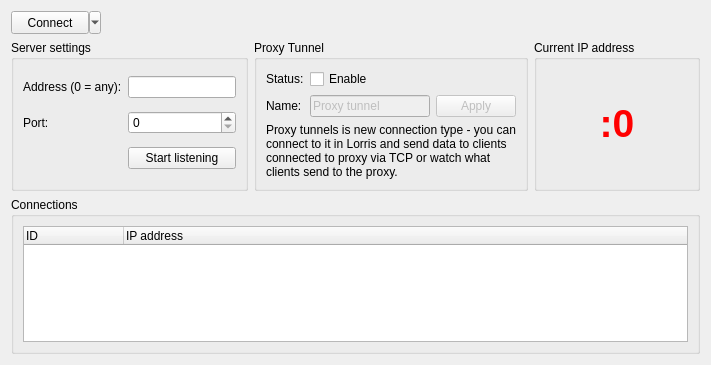
<?xml version="1.0" encoding="UTF-8"?>
<ui version="4.0">
 <class>LorrisProxy</class>
 <widget class="QWidget" name="LorrisProxy">
  <property name="geometry">
   <rect>
    <x>0</x>
    <y>0</y>
    <width>711</width>
    <height>365</height>
   </rect>
  </property>
  <property name="windowTitle">
   <string>Form</string>
  </property>
  <layout class="QVBoxLayout" name="verticalLayout" stretch="0,0,1">
   <item>
    <layout class="QHBoxLayout" name="horizontalLayout">
     <item>
      <widget class="QToolButton" name="connectButton">
       <property name="sizePolicy">
        <sizepolicy hsizetype="Minimum" vsizetype="Fixed">
         <horstretch>0</horstretch>
         <verstretch>0</verstretch>
        </sizepolicy>
       </property>
       <property name="minimumSize">
        <size>
         <width>90</width>
         <height>23</height>
        </size>
       </property>
       <property name="text">
        <string>Connect</string>
       </property>
       <property name="popupMode">
        <enum>QToolButton::MenuButtonPopup</enum>
       </property>
       <property name="toolButtonStyle">
        <enum>Qt::ToolButtonTextOnly</enum>
       </property>
      </widget>
     </item>
     <item>
      <spacer name="horizontalSpacer_2">
       <property name="orientation">
        <enum>Qt::Horizontal</enum>
       </property>
       <property name="sizeHint" stdset="0">
        <size>
         <width>13</width>
         <height>22</height>
        </size>
       </property>
      </spacer>
     </item>
    </layout>
   </item>
   <item>
    <layout class="QHBoxLayout" name="horizontalLayout_2">
     <item>
      <widget class="QGroupBox" name="groupBox">
       <property name="sizePolicy">
        <sizepolicy hsizetype="Fixed" vsizetype="Preferred">
         <horstretch>0</horstretch>
         <verstretch>0</verstretch>
        </sizepolicy>
       </property>
       <property name="title">
        <string>Server settings</string>
       </property>
       <layout class="QGridLayout" name="gridLayout">
        <item row="0" column="0">
         <widget class="QLabel" name="label">
          <property name="text">
           <string>Address (0 = any):</string>
          </property>
         </widget>
        </item>
        <item row="0" column="1">
         <widget class="QLineEdit" name="addressEdit">
          <property name="inputMask">
           <string/>
          </property>
          <property name="text">
           <string/>
          </property>
         </widget>
        </item>
        <item row="1" column="0">
         <widget class="QLabel" name="label_2">
          <property name="text">
           <string>Port:</string>
          </property>
         </widget>
        </item>
        <item row="1" column="1">
         <widget class="QSpinBox" name="portBox">
          <property name="maximum">
           <number>65536</number>
          </property>
         </widget>
        </item>
        <item row="2" column="1">
         <widget class="QPushButton" name="listenButon">
          <property name="text">
           <string>Start listening</string>
          </property>
         </widget>
        </item>
       </layout>
      </widget>
     </item>
     <item>
      <widget class="QGroupBox" name="groupBox_2">
       <property name="sizePolicy">
        <sizepolicy hsizetype="Fixed" vsizetype="Preferred">
         <horstretch>0</horstretch>
         <verstretch>0</verstretch>
        </sizepolicy>
       </property>
       <property name="title">
        <string>Proxy Tunnel</string>
       </property>
       <layout class="QVBoxLayout" name="verticalLayout_2">
        <item>
         <layout class="QGridLayout" name="gridLayout_2">
          <item row="0" column="0">
           <widget class="QLabel" name="label_5">
            <property name="text">
             <string>Status:</string>
            </property>
           </widget>
          </item>
          <item row="0" column="1">
           <widget class="QCheckBox" name="tunnelBox">
            <property name="text">
             <string>Enable</string>
            </property>
           </widget>
          </item>
          <item row="1" column="0">
           <widget class="QLabel" name="label_4">
            <property name="text">
             <string>Name:</string>
            </property>
           </widget>
          </item>
          <item row="1" column="1">
           <widget class="QLineEdit" name="tunnelName">
            <property name="enabled">
             <bool>false</bool>
            </property>
            <property name="text">
             <string>Proxy tunnel</string>
            </property>
           </widget>
          </item>
          <item row="1" column="2">
           <widget class="QPushButton" name="setNameBtn">
            <property name="enabled">
             <bool>false</bool>
            </property>
            <property name="text">
             <string>Apply</string>
            </property>
           </widget>
          </item>
         </layout>
        </item>
        <item>
         <widget class="QLabel" name="label_6">
          <property name="text">
           <string>Proxy tunnels is new connection type - you can
connect to it in Lorris and send data to clients
connected to proxy via TCP or watch what
clients send to the proxy.</string>
          </property>
         </widget>
        </item>
       </layout>
      </widget>
     </item>
     <item>
      <widget class="QGroupBox" name="groupBox_3">
       <property name="sizePolicy">
        <sizepolicy hsizetype="Expanding" vsizetype="Preferred">
         <horstretch>0</horstretch>
         <verstretch>0</verstretch>
        </sizepolicy>
       </property>
       <property name="title">
        <string>Current IP address</string>
       </property>
       <layout class="QVBoxLayout" name="verticalLayout_3">
        <item>
         <widget class="QLabel" name="addressLabel">
          <property name="sizePolicy">
           <sizepolicy hsizetype="Expanding" vsizetype="Expanding">
            <horstretch>0</horstretch>
            <verstretch>0</verstretch>
           </sizepolicy>
          </property>
          <property name="font">
           <font>
            <pointsize>29</pointsize>
            <weight>75</weight>
            <bold>true</bold>
           </font>
          </property>
          <property name="styleSheet">
           <string notr="true">color: red</string>
          </property>
          <property name="text">
           <string>:0</string>
          </property>
          <property name="alignment">
           <set>Qt::AlignCenter</set>
          </property>
          <property name="textInteractionFlags">
           <set>Qt::LinksAccessibleByMouse|Qt::TextSelectableByKeyboard|Qt::TextSelectableByMouse</set>
          </property>
         </widget>
        </item>
       </layout>
      </widget>
     </item>
    </layout>
   </item>
   <item>
    <widget class="QGroupBox" name="groupBox_4">
     <property name="title">
      <string>Connections</string>
     </property>
     <layout class="QVBoxLayout" name="verticalLayout_4">
      <item>
       <widget class="QTreeWidget" name="connections">
        <property name="contextMenuPolicy">
         <enum>Qt::CustomContextMenu</enum>
        </property>
        <property name="editTriggers">
         <set>QAbstractItemView::NoEditTriggers</set>
        </property>
        <column>
         <property name="text">
          <string>ID</string>
         </property>
        </column>
        <column>
         <property name="text">
          <string>IP address</string>
         </property>
        </column>
       </widget>
      </item>
     </layout>
    </widget>
   </item>
  </layout>
 </widget>
 <resources/>
 <connections/>
</ui>
